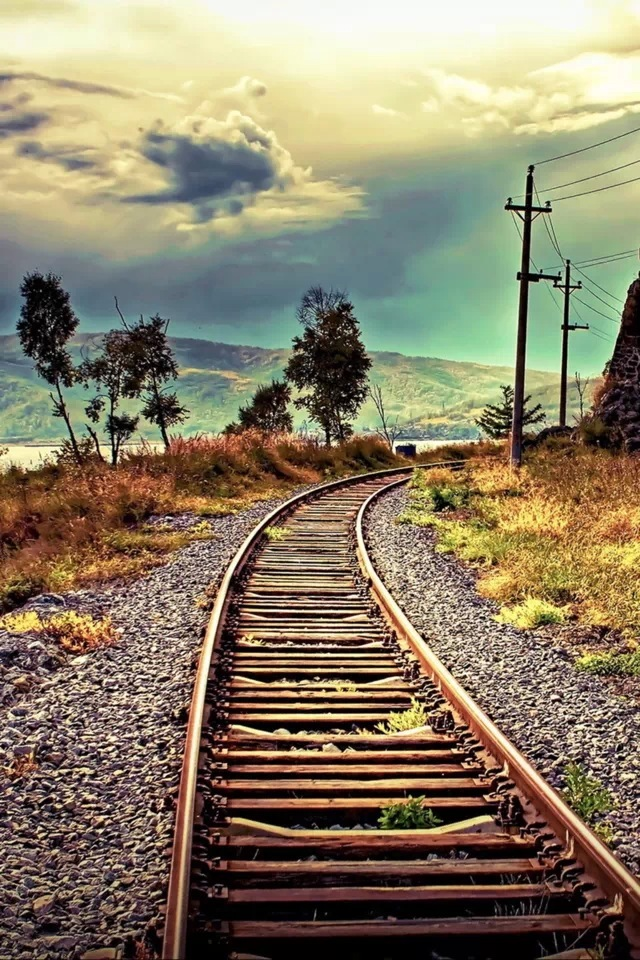
%> input picture abc.jpg, 640 x 960 px
$ octave rotate90.m   (GNU Octave 9; MATLAB toolbox functions it lacks are replaced by stand-ins)
%> lines starting %> are read from the running program, lines starting %| are printed output that depends on the picture
i = imread('abc.jpg');
%> i is the input picture: size 960x640x3 uint8; mean R, G, B 137.8, 126.7, 102.8

%Transpose
i = imread('abc.jpg');
[r c d] = size(i);
%> r = 960; c = 640; d = 3
f2 = zeros(c,r,d);
f2(:,:,1) = i(:,:,1)';
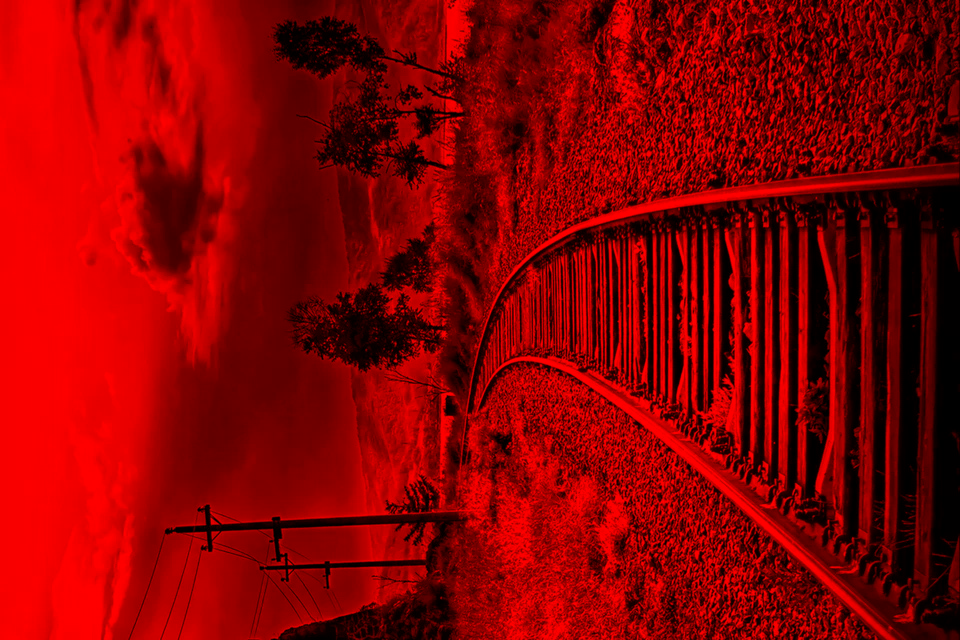
%> f2: size 640x960x3 double; mean R, G, B 137.8, 0, 0
f2(:,:,2) = i(:,:,2)';
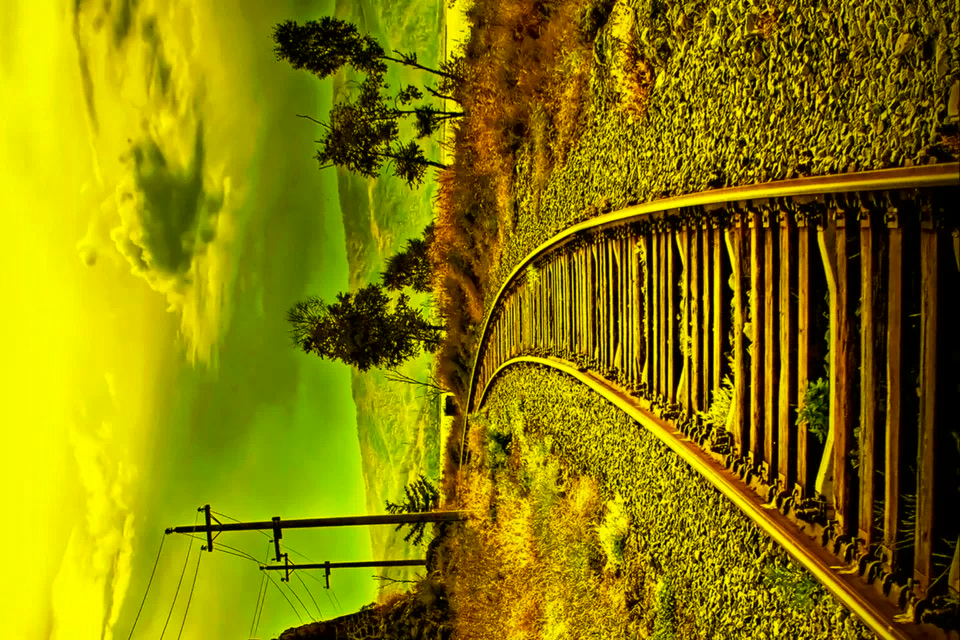
%> f2: size 640x960x3 double; mean R, G, B 137.8, 126.7, 0
f2(:,:,3) = i(:,:,3)';
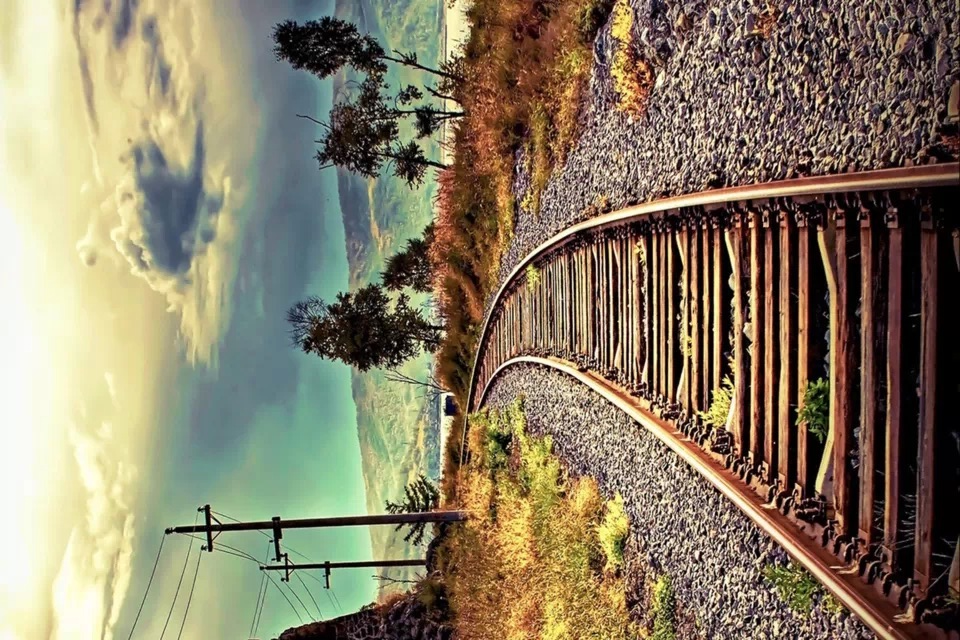
%> f2: size 640x960x3 double; mean R, G, B 137.8, 126.7, 102.8; mean of the top-left, top-right, bottom-left and bottom-right quarters 146.9, 87.9, 156.9, 98.2

subplot(1,2,1),imshow(i)
subplot(1,2,2),imshow(uint8(f2))
